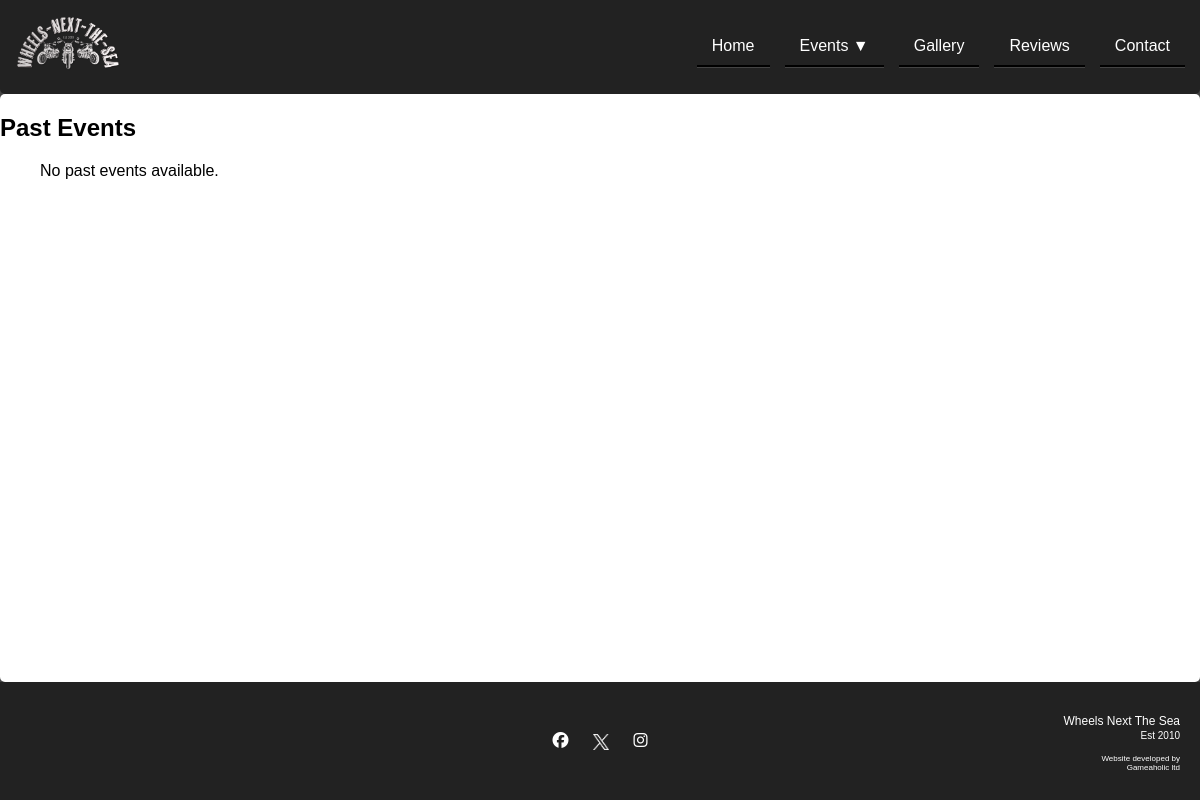
The page /events/past-events/ on the database as committed earlier.
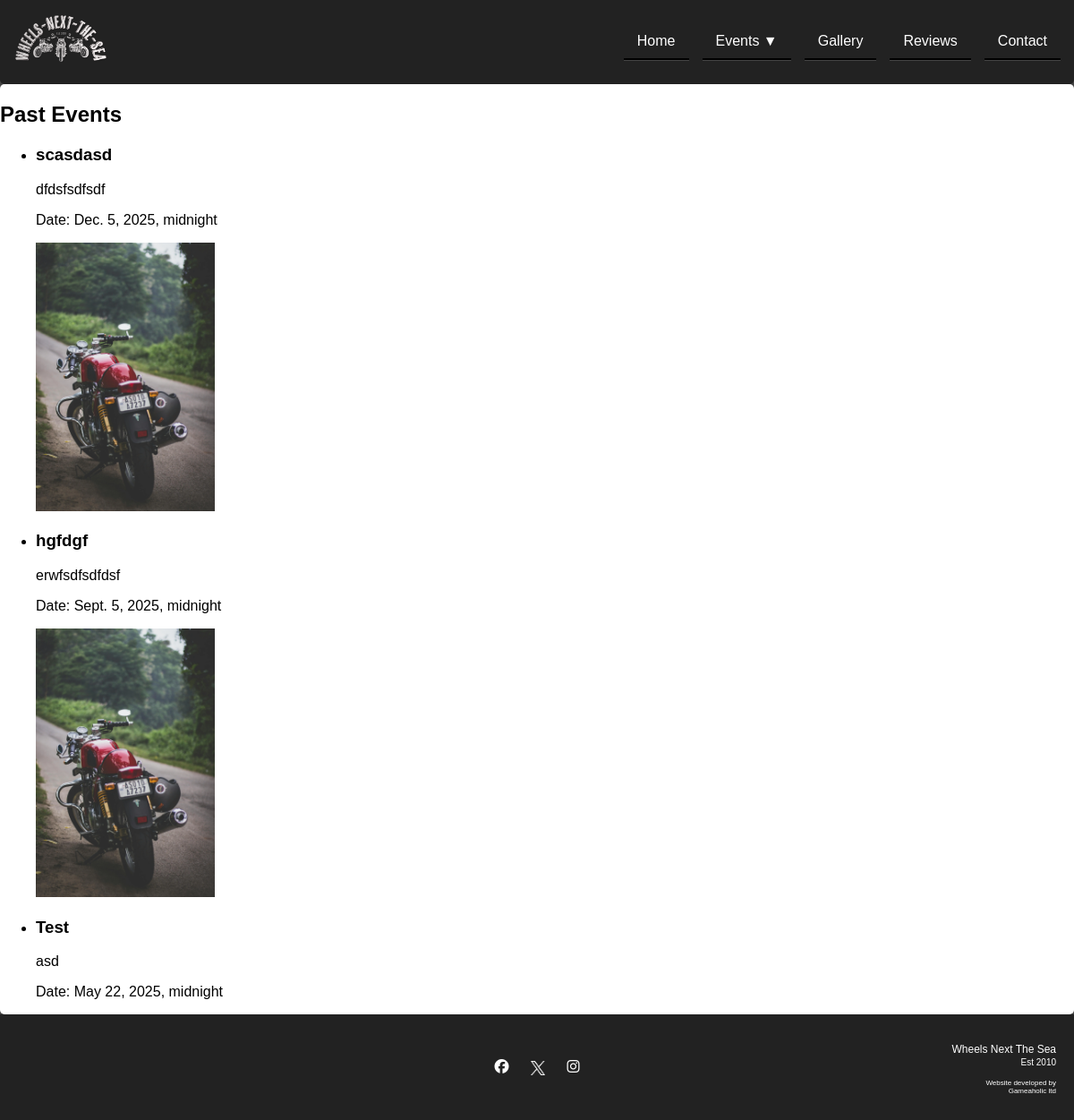
The same page on the database as committed later.
### events/models.py (models this page shows, shortened)
class Event(models.Model):
    title = models.CharField(max_length=200)
    description = models.TextField()
    date = models.DateTimeField()
    flyer = models.ImageField(upload_to='event_flyers/', blank=True, null=True)
    created_by = models.ForeignKey(User, on_delete=models.SET_NULL, null=True)

### events/views.py (the view)
# urls.py: path('past-events/', views.past_events, name='past_events'),
def past_events(request):
    events = Event.objects.filter(date__lt=timezone.now()).order_by('-date')
    return render(request, 'past_events.html', {'events': events})

### events/templates/past_events.html
{% extends 'base.html' %}
{% block content %}
<h2>Past Events</h2>
<ul>
    {% for event in events %}
    <li>
        <h3>{{ event.title }}</h3>
        <p>{{ event.description }}</p>
        <p>Date: {{ event.date }}</p>
        {% if event.flyer %}
            <img src="{{ event.flyer.url }}" alt="Event Flyer" width="200">
        {% endif %}
    </li>
    {% empty %}
    <p>No past events available.</p>
    {% endfor %}
</ul>
{% endblock %}

### templates/base.html (shortened to what this page needs)
{% load static %}
<!DOCTYPE html>
<html lang="en">
<head>
    <link rel="stylesheet" href="{% static 'css/base.css' %}">
    <link rel="stylesheet" href="https://cdnjs.cloudflare.com/ajax/libs/dropzone/5.9.3/dropzone.min.css" />
</head>
<body>
    <div class="container">
        <header class="header">
            <div class="logo">
                <a href="/">
                    <img src="{{MEDIA_URL}}logo.png" alt="Wheels next the sea logo">
                </a>
            </div>
            <nav class="nav">
                <ul class="nav-list">
                    <li><a href="/">Home</a></li>
                    <li id="events-dropdown" class="dropdown">
                        <a href="#">Events ▼</a>
                    </li>
                    <li><a href="{% url 'gallery' %}">Gallery</a></li>
                    <li><a href="{% url 'reviews' %}">Reviews</a></li>
                    <li><a href="{% url 'contact' %}">Contact</a></li>
                </ul>
            </nav>
        </header>
        <main class="content">
            {% block content %}
            {% endblock %}
        </main>
        <footer class="footer">
            <div class="footer-container">
                <div class="footer-dev">
                </div>
                <div class="footer-social">
                    <a href="#" class="social-link"><i class="fab fa-facebook"></i></a>
                    <a href="#" class="social-link"><img src="{{MEDIA_URL}}logo-white.png" alt="X logo"></img></a>
                    <a href="#" class="social-link"><i class="fab fa-instagram"></i></a>
                </div>
                <div class="footer-text">
                    <p>Wheels Next The Sea <br> <small>Est 2010</small></p>
                    <p class="dev">
                        Website developed by <br> Gameaholic ltd
                    </p>
                </div>
            </div>
        </footer>
    </div>
</body>
</html>

### static/css/base.css (style rules this page uses)
html { height: 100%; }
body { font-family: Arial, sans-serif; margin: 0; padding: 0; display: flex; flex-direction: column; background-color: #444444; width: 100%; height: 100%; }
.container { flex: 1; display: flex; flex-direction: column; }
.header { grid-column: span 12; display: flex; justify-content: flex-end; align-items: center; background-color: #222; color: white; padding: 15px; position: relative; border-end-end-radius: 5px; border-end-start-radius: 5px; }
.logo { margin-right: auto; }
.logo img { height: 60px; width: auto; }
.nav { position: relative; }
.nav-list { list-style: none; margin: 0; padding: 0; display: flex; }
.nav-list li { position: relative; margin-left: 15px; border-bottom: groove; border-bottom-color: #444444; }
.nav-list li a { color: white; text-decoration: none; padding: 10px 15px; display: block; }
.content { flex-grow: 1; background: white; border-radius: 5px; }
.footer { flex-shrink: 0; grid-column: span 12; background-color: #222; color: white; padding: 20px 0; }
.footer-container { display: flex; justify-content: space-between; align-items: center; margin: 0 auto; padding: 0 20px; }
.footer-dev { flex: 1; }
.dev { text-align: right; font-size: 8px; align-items: self-end; }
.footer-social { flex: 1; text-align: center; }
.footer-social .social-link { color: white; text-decoration: none; margin: 0 10px; font-size: 16px; }
.footer-social .social-link img { width: 16px; height: 16px; vertical-align: middle; }
.footer-text { flex: 1; text-align: right; font-size: 12px; }

Rows that differ between the two databases and show on the page:
added Event: title "scasdasd", description "dfdsfsdfsdf", date "Dec. 5, 2025, midnight", flyer (picture)
added Event: title "hgfdgf", description "erwfsdfsdfdsf", date "Sept. 5, 2025, midnight", flyer (picture)
added Event: title "Test", description "asd", date "May 22, 2025, midnight"
Other text that changed with them:
text no longer shown: "No past events available."
